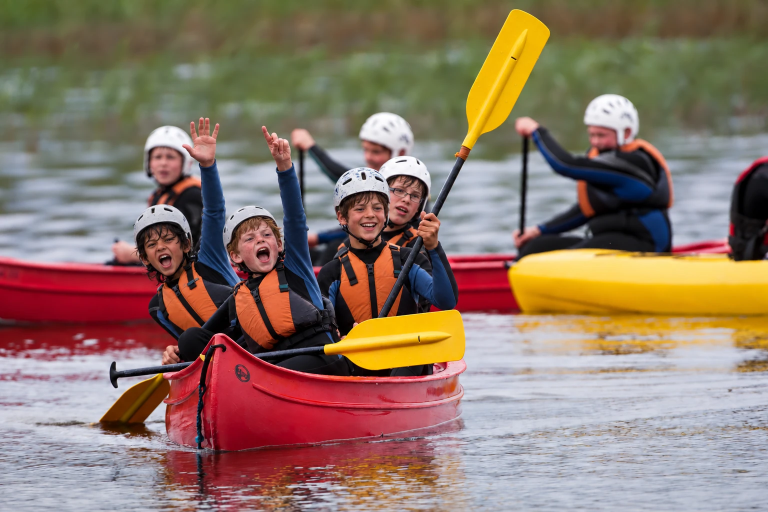
#> input picture scripts/fuentes/campamento-extranjero-canoa.webp, 1536 x 1024 px (shown at 1/2 size)
$ python generar-foto-campamento-extranjero.py
#> lines starting #> are read from the running program, lines starting #| are printed output that depends on the picture
#!/usr/bin/env python3
# Foto de la tarjeta «Campamentos en el extranjero» de «Un programa para cada momento» (23-10-2026), aportada por Jaime:
# niños con casco y chaleco en una canoa roja sobre un lago (1536 x 1024, parece fotografía profesional).
# Recorte 16:9 (la caja de .svc-photo) desde y=20, que deja entera la pala amarilla y las caras; sin filtros ni retoque.
# Escalera AVIF/WebP cada ~1,2x (Lanczos). Si cambias la foto, cambia el nombre (`_headers` las marca immutable).
# uso: python3 scripts/generar-foto-campamento-extranjero.py     (Pillow >= 11.3: AVIF nativo)
from PIL import Image
import os
ROOT = os.path.dirname(os.path.dirname(os.path.abspath(__file__)))
IMG = os.path.join(ROOT, 'web-publica', 'images', 'internacional') + '/'
src = Image.open(os.path.join(ROOT, 'scripts', 'fuentes', 'campamento-extranjero-canoa.webp')).convert('RGB')   # 1536 x 1024
#> src is the input picture: PIL image 1536x1024 RGB; mean R, G, B 141.7, 118.8, 104.3
c = src.crop((0, 20, 1536, 20 + 864))                                                                         # 1536 x 864
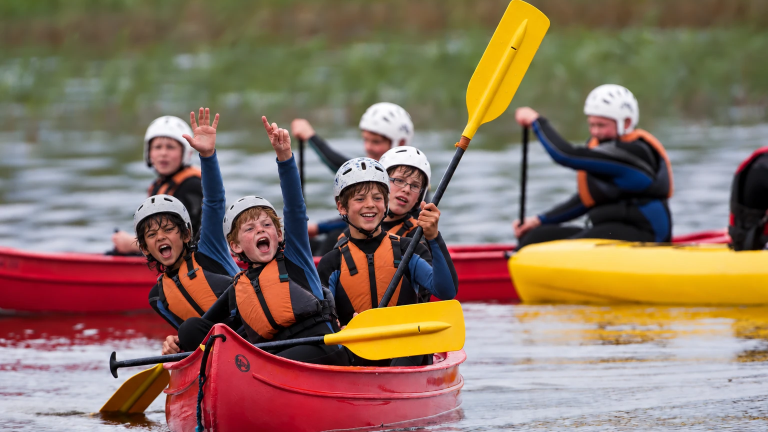
#> c: PIL image 1536x864 RGB (shown at 1/2 size); mean R, G, B 139.1, 115.1, 97.7
nombre = 'campamento-extranjero-canoa'
c.save(IMG + nombre + '.jpg', quality=88, optimize=True, progressive=True)
anchos = [300, 380, 470, 580, 710, 860, 1030, 1200, 1536]
for a in anchos:
    im = c if a == c.width else c.resize((a, round(c.height * a / c.width)), Image.LANCZOS)
    im.save('%s%s-%d.webp' % (IMG, nombre, a), quality=84, method=6)
    im.save('%s%s-%d.avif' % (IMG, nombre, a), quality=62)
#> this loop made 9 passes
#> pass 1, `im = c if a == c.width else c.resize((a, round(c.height * a / c.width)..`:
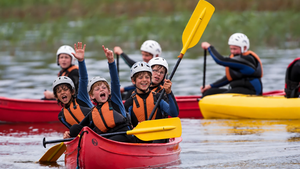
#> im: PIL image 300x169 RGB; mean R, G, B 139.1, 115.1, 97.7
#> pass 2, `im = c if a == c.width else c.resize((a, round(c.height * a / c.width)..`:
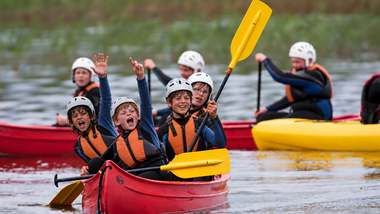
#> im: PIL image 380x214 RGB; mean R, G, B 139.1, 115.1, 97.7
#> pass 3, `im = c if a == c.width else c.resize((a, round(c.height * a / c.width)..`:
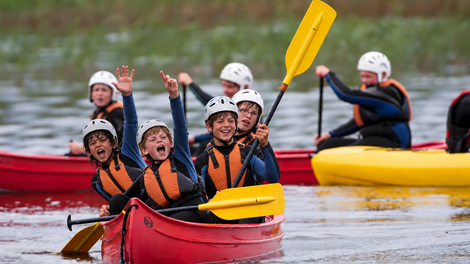
#> im: PIL image 470x264 RGB; mean R, G, B 139.1, 115.1, 97.7
print(nombre, c.size, anchos)
#| campamento-extranjero-canoa (1536, 864) [300, 380, 470, 580, 710, 860, 1030, 1200, 1536]

$ run again, with scripts/fuentes/biblioteca-irlanda-2.webp copied over scripts/fuentes/campamento-extranjero-canoa.webp
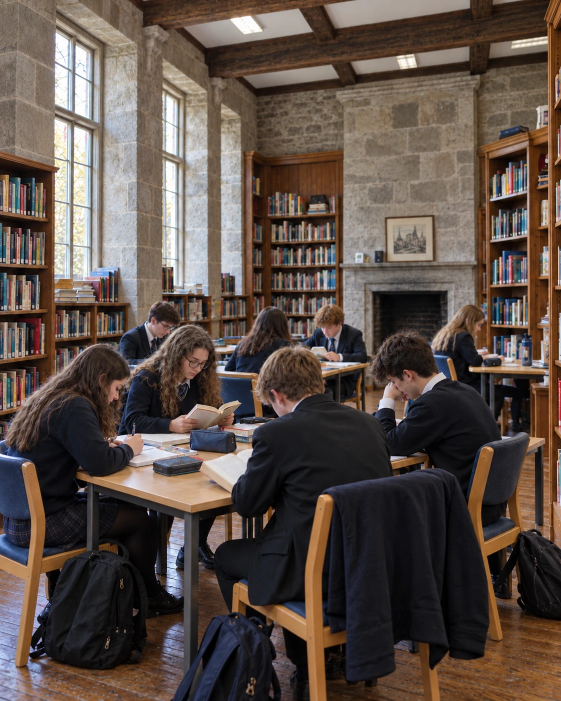
#> input picture scripts/fuentes/biblioteca-irlanda-2.webp, 1122 x 1402 px (shown at 1/2 size)
#> src is the input picture: PIL image 1122x1402 RGB; mean R, G, B 91.7, 78.5, 71.1
#> `c = src.crop((0, 20, 1536, 20 + 864))`:
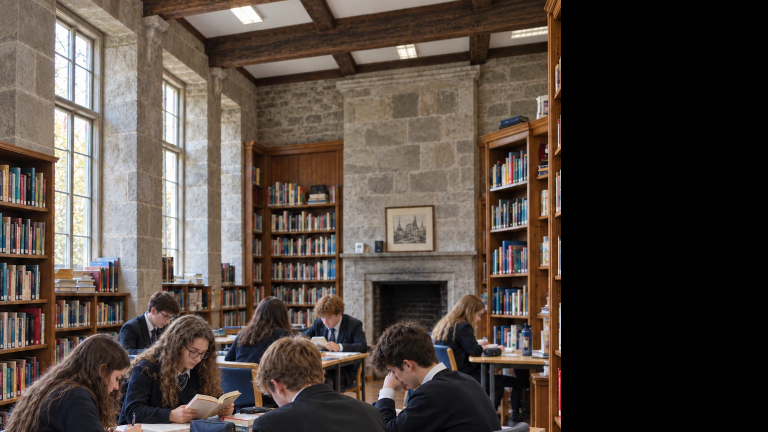
#> c: PIL image 1536x864 RGB (shown at 1/2 size); mean R, G, B 79.5, 69.3, 62.5
#> the loop `for a in anchos:` made 9 passes
#> pass 3, `im = c if a == c.width else c.resize((a, round(c.height * a / c.width)..`:
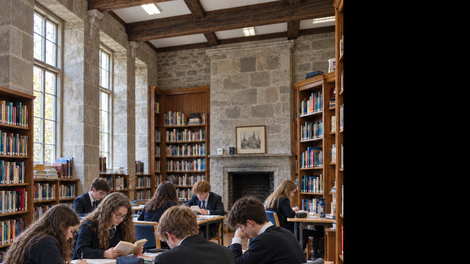
#> im: PIL image 470x264 RGB; mean R, G, B 79.5, 69.3, 62.5
#| campamento-extranjero-canoa (1536, 864) [300, 380, 470, 580, 710, 860, 1030, 1200, 1536]

$ run again, with scripts/fuentes/destino-canada.webp copied over scripts/fuentes/campamento-extranjero-canoa.webp
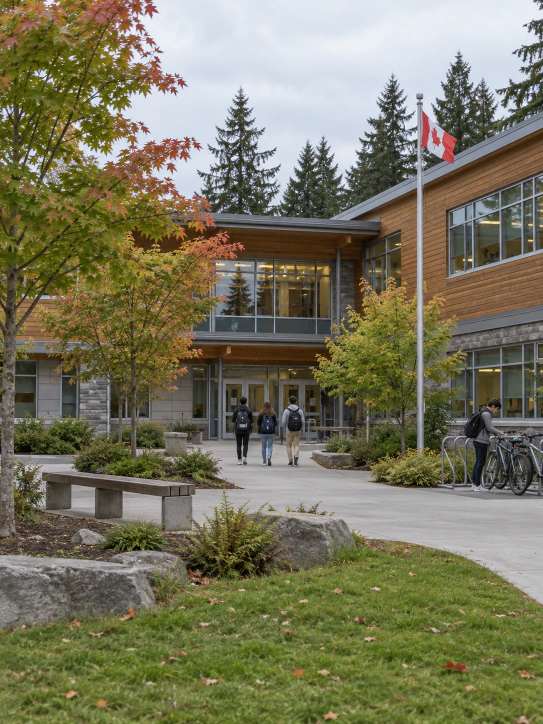
#> input picture scripts/fuentes/destino-canada.webp, 1086 x 1448 px (shown at 1/2 size)
#> src is the input picture: PIL image 1086x1448 RGB; mean R, G, B 121, 118.3, 92.9
#> `c = src.crop((0, 20, 1536, 20 + 864))`:
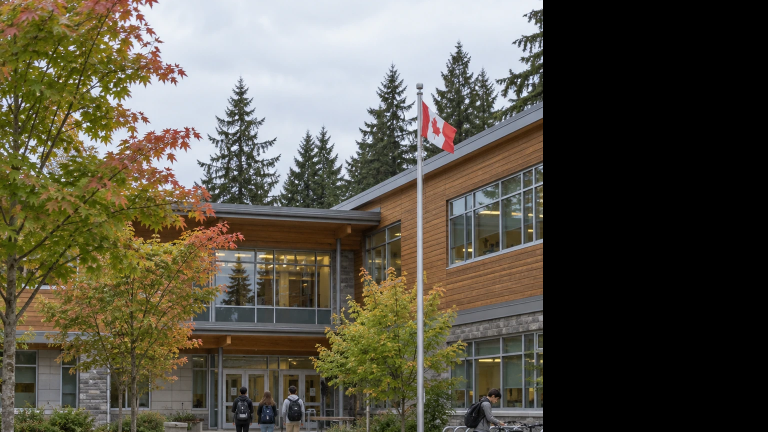
#> c: PIL image 1536x864 RGB (shown at 1/2 size); mean R, G, B 87.8, 83.8, 70.4
#> the loop `for a in anchos:` made 9 passes
#> pass 3, `im = c if a == c.width else c.resize((a, round(c.height * a / c.width)..`:
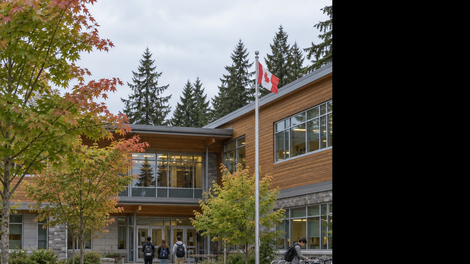
#> im: PIL image 470x264 RGB; mean R, G, B 87.8, 83.8, 70.4
#| campamento-extranjero-canoa (1536, 864) [300, 380, 470, 580, 710, 860, 1030, 1200, 1536]

$ run again, with scripts/fuentes/destino-estados-unidos.webp copied over scripts/fuentes/campamento-extranjero-canoa.webp
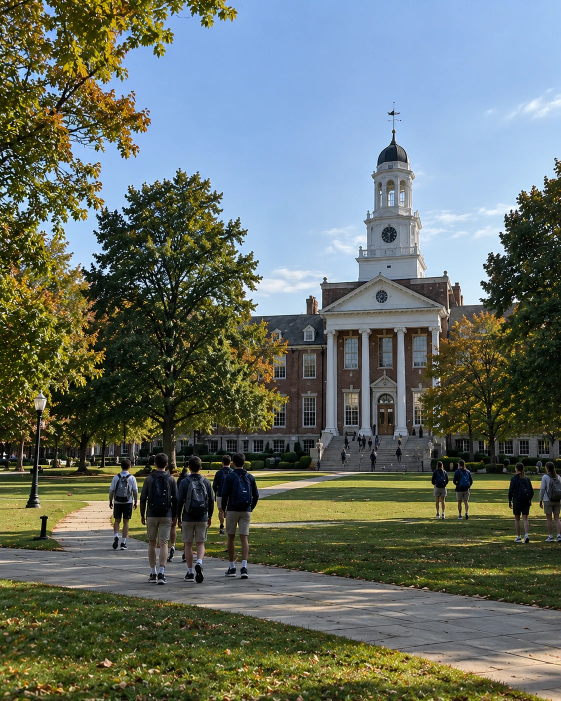
#> input picture scripts/fuentes/destino-estados-unidos.webp, 1122 x 1402 px (shown at 1/2 size)
#> src is the input picture: PIL image 1122x1402 RGB; mean R, G, B 102.2, 111.2, 103.5
#> `c = src.crop((0, 20, 1536, 20 + 864))`:
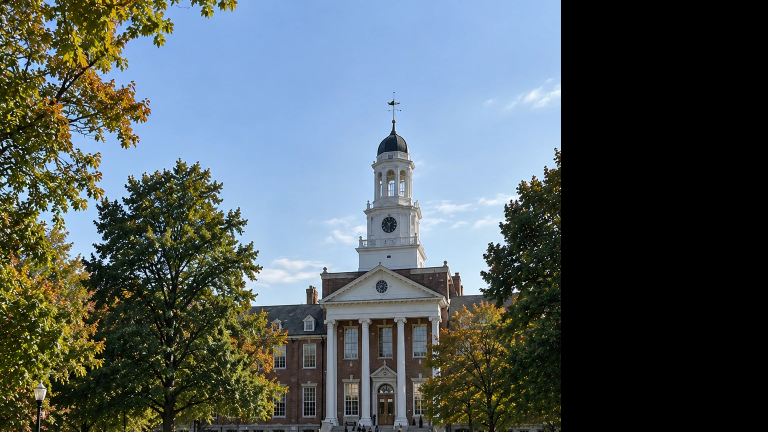
#> c: PIL image 1536x864 RGB (shown at 1/2 size); mean R, G, B 80.3, 90.7, 93.2
#> the loop `for a in anchos:` made 9 passes
#> pass 3, `im = c if a == c.width else c.resize((a, round(c.height * a / c.width)..`:
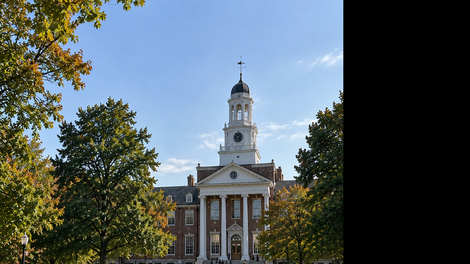
#> im: PIL image 470x264 RGB; mean R, G, B 80.3, 90.7, 93.3
#| campamento-extranjero-canoa (1536, 864) [300, 380, 470, 580, 710, 860, 1030, 1200, 1536]
